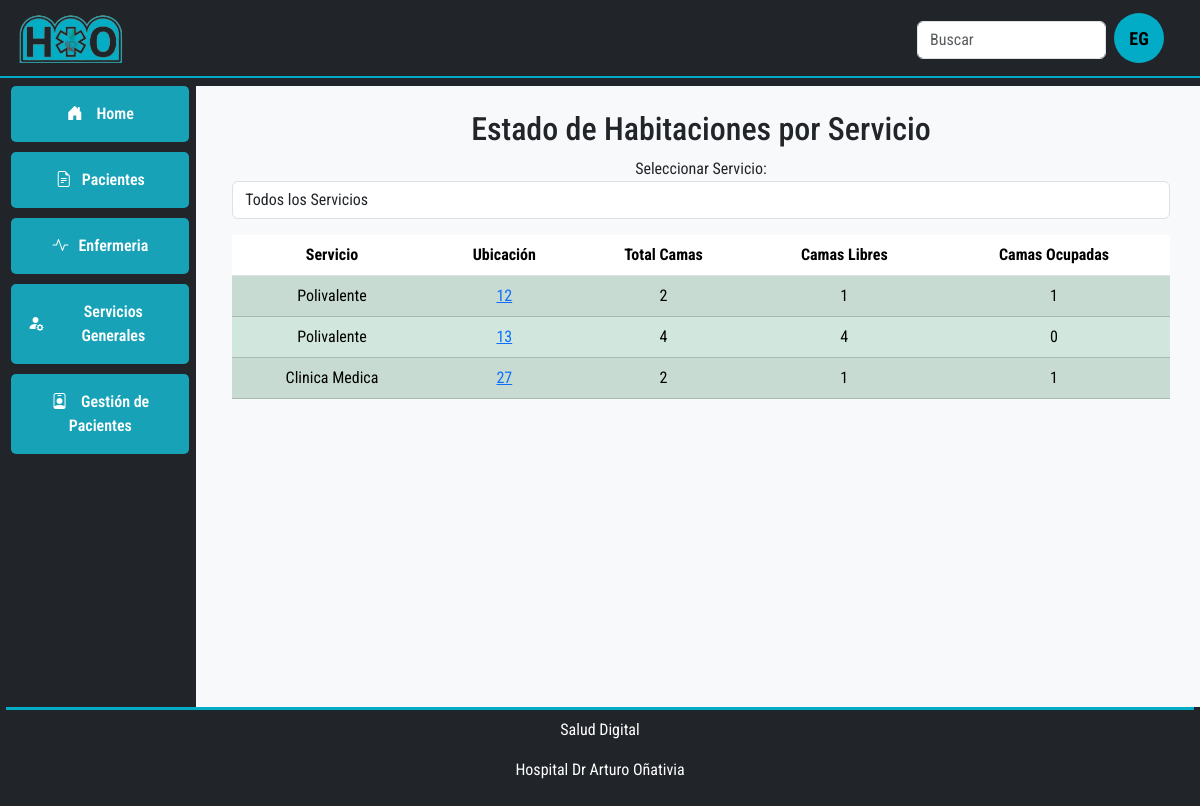
The page /habitaciones-por-servicio/ on the database as committed earlier.
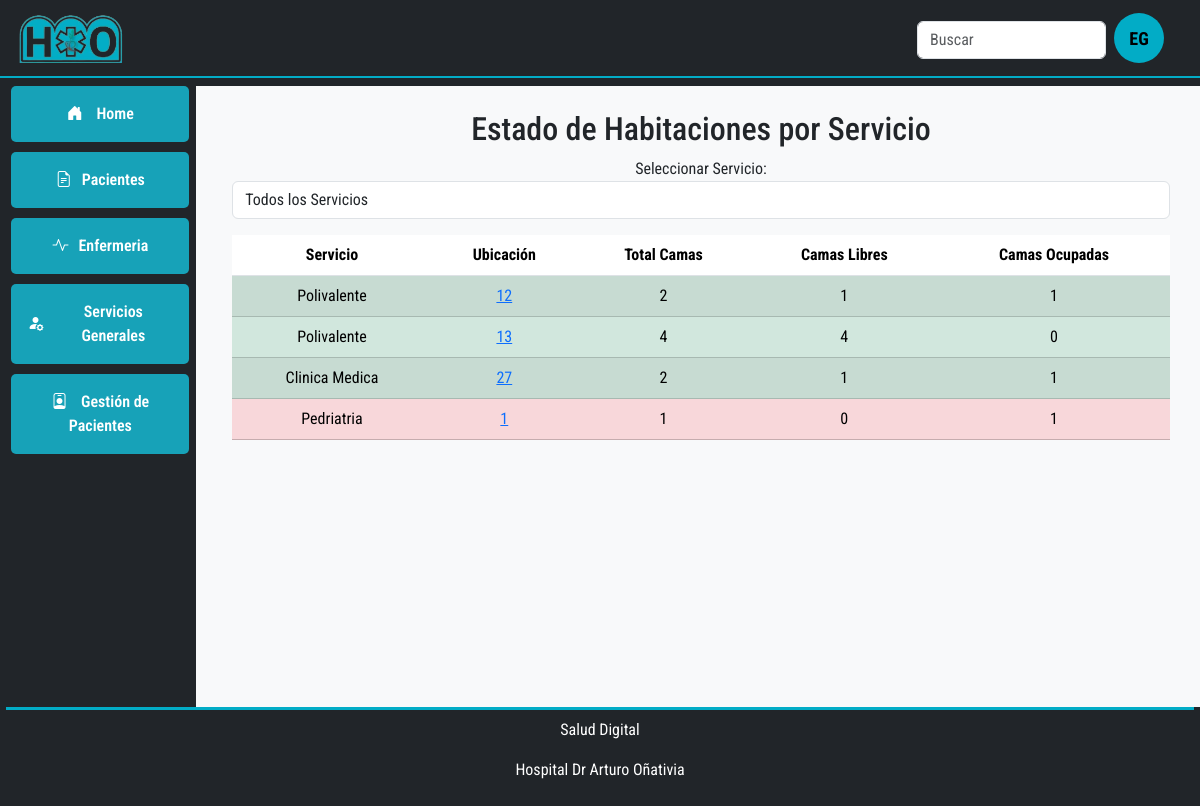
The same page on the database as committed later.
### gestioncamas/models.py (models this page shows, shortened)
class Servicio(models.Model):
    nombre = models.CharField(max_length=100)
    descripcion = models.TextField()
    color_identificativo = models.CharField(max_length=7)
    orden_visualizacion = models.IntegerField()
    capacidad_total = models.IntegerField()
    nivel_alerta_ocupacion = models.IntegerField()
    activo = models.BooleanField(default=True)
    created_at = models.DateTimeField(auto_now_add=True)
    updated_at = models.DateTimeField(auto_now=True)

class Ubicacion(models.Model):
    TIPO_CHOICES = [("HABITACION", "Habitación"), ("AREA", "Área")]
    servicio = models.ForeignKey(Servicio, on_delete=models.CASCADE)
    nombre = models.CharField(max_length=100)
    tipo = models.CharField(choices=TIPO_CHOICES, max_length=10)
    capacidad = models.IntegerField()
    notas = models.TextField(blank=True)
    activo = models.BooleanField(default=True)
    created_at = models.DateTimeField(auto_now_add=True)
    updated_at = models.DateTimeField(auto_now=True)

### gestioncamas/views.py (the view)
def habitaciones_por_servicio(request):
    servicios = Servicio.objects.all()
    data = []
    for servicio in servicios:
        ubicaciones = servicio.ubicacion_set.all()  # Obtener todas las ubicaciones asociadas al servicio
        for ubicacion in ubicaciones:
            camas = ubicacion.cama_set.all()  # Obtener todas las camas de la ubicación
            total_camas = camas.count()
            camas_libres = camas.filter(estado="LIBRE").count()
            camas_ocupadas = total_camas - camas_libres
            if camas_libres > 0:
                color = "green"  # Hay camas libres
            else:
                color = "red"  # Todas las camas están ocupadas
            data.append(
                {
                    "servicio": servicio,
                    "ubicacion": ubicacion,
                    "total_camas": total_camas,
                    "camas_libres": camas_libres,
                    "camas_ocupadas": camas_ocupadas,
                    "color": color,
                }
            )
    return render(
        request,
        "gestioncamas/habitaciones_por_servicio.html",
        {"data": data, "servicios": servicios},
    )

### gestioncamas/templates/gestioncamas/habitaciones_por_servicio.html (shortened to what this page needs)
{% extends 'base.html' %}  {% block main_content %}
<div class="container">
  <h2>Estado de Habitaciones por Servicio</h2>
  <div class="form-group">
    <label for="servicio">Seleccionar Servicio:</label>
    <select name="servicio" id="servicio" class="form-control">
      <option value="">Todos los Servicios</option>
    </select>
  </div>
  <table class="table table-striped mt-3" id="estado-habitaciones">
    <thead>
      <tr>
        <th>Servicio</th>
        <th>Ubicación</th>
        <th>Total Camas</th>
        <th>Camas Libres</th>
        <th>Camas Ocupadas</th>
      </tr>
    </thead>
    <tbody>
      {% for item in data %}
      <tr
        class="fila-servicio {% if item.camas_libres == 0 %} table-danger {% elif item.camas_libres > 0 %} table-success {% else %} table-warning {% endif %}"
        data-servicio-id="{{ item.servicio.id }}"
      >
        <td>{{ item.servicio.nombre }}</td>
        <td>
          <a href="{% url 'ubicacion_detalle' item.ubicacion.id %}"
            >{{ item.ubicacion.nombre }}</a
          >
        </td>
        <td>{{ item.total_camas }}</td>
        <td>{{ item.camas_libres }}</td>
        <td>{{ item.camas_ocupadas }}</td>
      </tr>
      {% endfor %}
    </tbody>
  </table>
</div>
{% endblock %}

Rows that differ between the two databases and show on the page:
added Servicio: servicio.nombre "Pedriatria", ubicacion.nombre "1", total_camas "1", camas_libres "0", camas_ocupadas "1"
